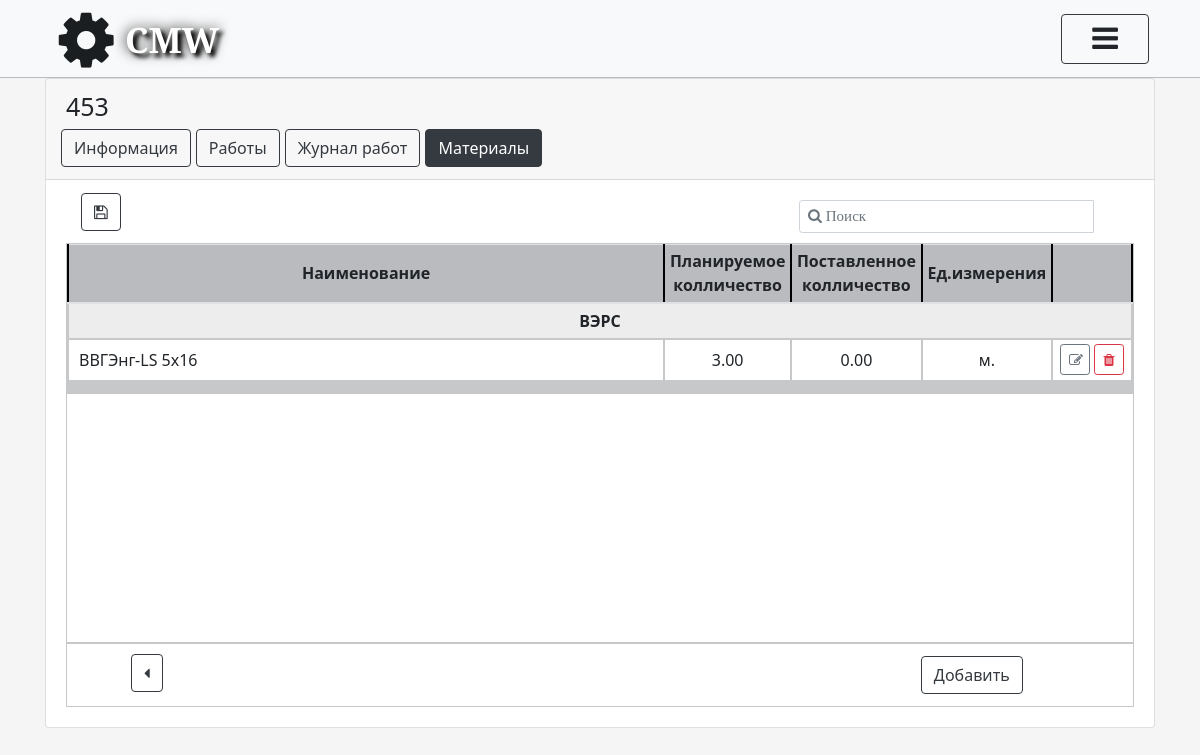
The app's page /projects/detail/2015-5986-1589274616/objects/453-1597247831/materials/plan/ (signed in) with its own data.
### object/models.py (models this page shows, shortened)
class Object(models.Model):
    Name_Object = models.CharField(max_length=500, verbose_name='Наименование объекта', unique=True)
    Adress_Object = models.TextField(verbose_name='Адрес', unique=True)
    NCH_General = models.DecimalField(verbose_name='Н/Ч общее', max_digits=6, decimal_places=2)
    NCH_Spent = models.DecimalField(default=0, verbose_name='Н/Ч затрачено', max_digits=6, decimal_places=2)
    NCH_Left = models.DecimalField(default=0, verbose_name='Н/Ч осталось', max_digits=6, decimal_places=2)
    Perform_proc = models.SmallIntegerField(default=0, verbose_name='Выполнено')
    ID_Project = models.ForeignKey(Project, on_delete=models.CASCADE, verbose_name='Проект')
    ID_Rukovoditel = models.ForeignKey(CustomUser, on_delete=models.CASCADE, verbose_name='Руководитель',
                                       related_name='Руководитель', blank=True, null=True)
    ID_Menedger = models.ForeignKey(CustomUser, on_delete=models.CASCADE, verbose_name='Менеджер',
                                    related_name='Менеджер', blank=True, null=True)
    ID_Ingener = models.ForeignKey(CustomUser, on_delete=models.CASCADE, verbose_name='Инженер',
                                   related_name='Инженер', blank=True, null=True)
    ID_Montazhnik = models.ForeignKey(CustomUser, on_delete=models.CASCADE, verbose_name='Старший_монтажник',
                                      related_name='Старший_монтажник', blank=True, null=True)
    FIO_zakazchika = models.CharField(max_length=500, verbose_name='ФИО заказчика', blank=True)
    Number_phone = models.CharField(max_length=20, verbose_name='Номер телефона заказчика', blank=True)
    Note = models.TextField(verbose_name='Примечание', blank=True)
    slug = models.SlugField(max_length=150, blank=True)
    class Meta:
        verbose_name = "Объект"
        verbose_name_plural = "Объекты"

### work/models.py (models this page shows, shortened)
class Groups(models.Model):
    name = models.CharField(max_length=200, verbose_name='Группа материалов и работ')
    class Meta:
        verbose_name = "Группа материалов и работ"
        verbose_name_plural = "Группы материалов и работ"
        ordering = ['name']

class Unit(models.Model):
    name = models.CharField(max_length=50, unique=True, verbose_name='Название ед.измерения')
    class Meta:
        verbose_name = "Ед.измерения"
        verbose_name_plural = "Ед.измерения"

### materials/models.py (models this page shows, shortened)
class PlanMaterials(models.Model):
    material = models.ForeignKey(Materials, on_delete=models.CASCADE, verbose_name='Материал')
    quantity_plan = models.DecimalField(verbose_name='Колличество (планируемое)', max_digits=8, decimal_places=2)
    quantity_delivered = models.DecimalField(verbose_name='Колличество (поставленное)', max_digits=8, decimal_places=2,
                                             default=0)
    name_object = models.ForeignKey(Object, on_delete=models.CASCADE, verbose_name='Название объекта')
    group = models.ForeignKey(Groups, on_delete=models.CASCADE, verbose_name='Название группы')
    class Meta:
        verbose_name = "Планируемые материалы"
        verbose_name_plural = "Планируемые материалы"
        ordering = ['material']

class Materials(models.Model):
    name = models.CharField(max_length=1000, verbose_name='Наименование материала')
    unit = models.ForeignKey(Unit, on_delete=models.CASCADE, verbose_name='Ед. измерения')
    class Meta:
        verbose_name = "Материалы"
        verbose_name_plural = "Материалы"
        ordering = ['name']

### materials/views.py (the view)
# urls.py: path('plan/', view_plan_materials, name="plan_materials_view"),
def view_plan_materials(request, slug_proj, slug):
    name_object = Object.objects.get(slug__iexact=slug)
    search_form = SearchPlanMaterialsForm()
    plan_material = PlanMaterials.objects.filter(name_object__slug__exact=slug)
    group = Groups.objects.all()
    plan_materials = {}
    for y in group:
        plan_materials[y.name] = PlanMaterials.objects.filter(group=y.id, name_object__slug__exact=slug)
    if not request.user.has_perm('materials.delete_planmaterials') and not request.user.has_perm(
            'materials.change_planmaterials'):
        return render(request, "materials/view.html",
                      {'object_list': name_object, 'plan_materials': plan_materials, 'search': search_form,
                       'slug': slug, 'slug_proj': slug_proj, 'error_perm': 'У вас недостаточно прав',
                       })
    return render(request, 'materials/view.html',
                  {'slug': slug, 'slug_proj': slug_proj, 'object_list': name_object,
                   'plan_materials': plan_materials,
                   'search': search_form, })

### materials/forms.py
class SearchPlanMaterialsForm(forms.ModelForm):
    q = forms.CharField(label=False, required=False, widget=forms.TextInput(
        attrs={'class': "form-control ", 'placeholder': 'Поиск '}))
    slug_o = forms.CharField(label=False, required=True, widget=forms.TextInput(
        attrs={'class': "form-control ", }))
    class Meta(object):
        model = PlanMaterials
        fields = ('q', 'slug_o')

### project/models.py (called while the page is built)
    def get_full_name(self):
        full_name = '%s %s %s' % (self.last_name, self.first_name, self.patronymic_name)
        return full_name.strip()

    def get_id_position(self):
        id_position = self.ID_Position
        return id_position

    def get_email(self):
        email = self.email
        return email

### templates/materials/view.html (shortened to what this page needs)
{% extends 'card_object.html' %}
{% load static %}
{% block add_style %}
    <link rel="stylesheet" href="{% static 'css/plan_work.css' %}">
    <link rel="stylesheet" href="{% static 'css/objects_table.css' %}">
    <link rel="stylesheet" href="{% static 'css/materials_view.css' %}">
{% endblock %}
{% block info %}
    {% if user.is_authenticated %}
        <div class="nav_object btns_materials">
            <ul class="nav nav-pills card-header-pills ">
                <li class="nav-item" style="margin-left: 70%;  width: 300px">
                    <form action="" method="post" id="search-form_plan_materials">
                        <div class="input-group input-group-sm input_search">
                            <input type="text" name="q" id="q" class="form-control empty" style="font-size: 15px"
                                   placeholder="&#xF002; Поиск">
                        </div>
                    </form>
                </li>
                   <li class="btn_download">
                            <a href="{% url 'object:materials:dowload_plan_materials' slug_proj slug %}"
                               class="btn btn-outline-dark">
                                <i class="fa fa-floppy-o" aria-hidden="true"></i></a>
                        </li>
            </ul>
        </div>
        <div class="zone_table_works posts">
            <table class="table table-sm ">
                <thead class="high">
                <tr>
                    <th scope="col" style=" vertical-align: middle" class="higher">Наименование</th>
                    <th scope="col" style="text-align: center; vertical-align: middle" class="higher">Планируемое
                        колличество
                    </th>
                    <th scope="col" style="text-align: center; vertical-align: middle" class="higher">Поставленное
                        колличество
                    </th>
                    <th scope="col" style="text-align: center; vertical-align: middle; " class="higher">Ед.измерения</th>
                    {% if not  error_perm %}
                        <th scope="col" style="text-align: center; vertical-align: middle" class="higher"></th>
                    {% endif %}
                </tr>
                </thead>
                <tbody>
                {% for key, value in plan_materials.items %}
                    {% if  value %}
                        <tr>
                            <td colspan="5"
                                style="text-align: center; vertical-align: middle; width: 50px; background-color: #ededed">
                                <b>{{ key }}</b></td>
                        </tr>
                    {% endif %}
                    {% for key2 in value %}
                        <tr>
                            <td style="text-align: left; padding-left: 10px; vertical-align: middle;">{{ key2.material.name }}</td>
                            <td style="text-align: center; vertical-align: middle; width: 50px">{{ key2.quantity_plan }}</td>
                            <td style="text-align: center; vertical-align: middle; width: 50px">{{ key2.quantity_delivered }}</td>
                            <td style="text-align: center; vertical-align: middle; width: 50px">{{ key2.material.unit.name }}</td>
                            {% if not  error_perm %}
                                <td style="width: 80px">
                                    <a class="btn btn-outline-secondary btn-sm mx-auto"
                                       style="width: 30px"
                                       id="btn_change_object"
                                       href="{% url 'object:materials:plan_materials_update' slug_proj=slug_proj slug=slug  pk=key2.pk %}">
                                        <i class="fa fa-pencil-square-o" aria-hidden="true"></i>
                                    </a>
                                    <a class="btn btn-outline-danger btn-sm mx-auto" style="width: 30px"
                                       id="btn_change_object"
                                       href="{% url 'object:materials:plan_materials_delete' slug_proj=slug_proj slug=slug  pk=key2.pk %}">
                                        <i class="fa fa-trash" aria-hidden="true"></i>
                                    </a>
                                </td>
                            {% endif %}
                        </tr>
                    {% endfor %}
                {% endfor %}
                <div class="foot">
                    <tr>
                        <td style="text-align: center; vertical-align: middle" class="footer"></td>
                        <td style="text-align: center; vertical-align: middle" class="footer"></td>
                        <td style="text-align: center; vertical-align: middle" class="footer"></td>
                        <td style="text-align: center; vertical-align: middle" class="footer"></td>
                        {% if not  error_perm %}
                            <td style="text-align: center; vertical-align: middle" class="footer"></td>
                        {% endif %}
                    </tr>
                </div>
                </tbody>
            </table>
        </div>
        <ul class="btn_control">
            <div id="btn_back">
                <a style='margin-top: 10px; margin-bottom: 10px'
                   href="{% url 'object:home' slug_proj %}"
                   class=" btn btn-outline-dark"><i
                        class="fa fa-caret-left" aria-hidden="true"></i></a>
            </div>
            {% if not  error_perm %}
            <li style="">
                <a class="btn btn-outline-dark" id="btn_add_object"
                   href="{% url 'object:materials:plan_materials_create' slug_proj slug %}">
                    Добавить
                </a>
            </li>
                {% endif %}
        </ul>
    {% else %}
        {% include 'registration/errorPage_auth.html' %}
    {% endif %}
{% endblock %}

### templates/card_object.html (shortened to what this page needs)
{% extends 'wrapper.html' %}
{% url 'object:detail' slug_proj slug as object_detail_url %}
{% load static %}
{% block entr %}
    <div class="card text-center">
        <div class="card-header">
            <div class="zag_name">
                <h3> {{ object_list.Name_Object }} </h3>
            </div>
            <div class="nav_object">
                <ul class="nav nav-pills card-header-pills btn_card">
                    <li class="nav-item ">
                        <a class=" btn btn-outline-dark {% if request.resolver_match.url_name == "detail" or request.resolver_match.url_name == "documents_view" or request.resolver_match.url_name == "documents_delete"%}active{% endif %}"
                           id="btn_add_object"
                           href="{% url 'object:detail'  slug_proj slug %}">
                            Информация
                        </a>
                    </li>
                    <li class="nav-item ">
                        <a class="btn btn-outline-dark "
                           id="btn_add_object"
                           href="{% url 'work:plan_work'  slug_proj slug %}">
                            Работы
                        </a>
                    </li>
                    <li class="nav-item">
                        <a class="btn btn-outline-dark "
                           id="btn_add_object"
                           href="{% url 'work:complete_work' slug_proj slug %}">
                            Журнал работ
                        </a>
                    </li>
                    <li class="nav-item">
                        <a class="btn btn-outline-dark {% if request.resolver_match.url_name == "plan_materials_view" or request.resolver_match.url_name == "plan_materials_create" or request.resolver_match.url_name == "plan_materials_delete" or request.resolver_match.url_name == "plan_materials_update" %}active{% endif %}"
                           id="btn_add_object"
                           href="{% url 'object:materials:plan_materials_view'  slug_proj slug %}">
                            Материалы
                        </a></li>
                </ul>
            </div>
        </div>
        <div class="card-body">
            {% block info %}
            {% endblock %}
        </div>
    </div>
{% endblock %}

### static/staticfiles/css/autorize.css (style rules this page uses)
body { font-family: Noto Sans, sans-serif; background-color: #f5f5f5; padding: 0; margin: 0; }
ul, li { margin: 0; padding: 0; display: block; }
.high { text-align: center; }

### static/staticfiles/css/projects_table.css (style rules this page uses)
table { width: 1050px; }
.zone_table_works { overflow-y: scroll; height: 400px; border: #c6c8ca solid 1px; background-color: white; width: auto; }
thead th { background: white; }
th { border: #c6c8ca solid 2px; }
td { border-bottom: #c6c8ca solid 2px; border-left: #c6c8ca solid 2px; border-right: #c6c8ca solid 2px; }
a { text-decoration: none; color: #1b1e21; }

### static/css/media_card_of_object.css (style rules this page uses)
@media screen and (min-width: 575px) { .btn_download { margin-top: -40px; } }
@media screen and (min-width: 575px) { .btn_control li { padding-left: 60% } }
@media screen and (min-width: 770px) { .btn_download { margin-top: -40px; } }
@media screen and (min-width: 770px) { .input_search { margin-left: -10%; } }
@media screen and (min-width: 770px) { .btn_control li { padding-left: 70% } }

### static/staticfiles/css/plan_work.css (style rules this page uses)
.higher { position: sticky; top: -1px; min-height: 5em; background: #b9bbbe; outline: none; position: -webkit-sticky; border-top: none; border-color: black; z-index: 5; }
.high { margin: 0; padding: 0; top: -1px; outline: none; }
.footer { position: sticky; bottom: -2px; min-height: 5em; background: #c6c8ca; }
.zag_name h3 { text-align: left; font-size: 25px; }
.nav_object li { padding-left: 5px; }

### static/staticfiles/css/objects_table.css (style rules this page uses)
.btn_control { display: flex; border: #c6c8ca solid 1px; background-color: white; }
.btn_control li { margin: 12px; }
h3 { font-size: 22px; }
#btn_back { padding-left: 6%; }

### static/staticfiles/css/materials_view.css (style rules this page uses)
.btns_materials { padding-bottom: 10px ; padding-left: 20px; }
input.empty { font-family: FontAwesome; font-style: normal; font-weight: normal; }
.empty { font-size: 28px; }

### records on screen
Object: Name_Object "453"
Groups: plan_materials "ВЭРС"
PlanMaterials: material.name "ВВГЭнг-LS 5х16", quantity_plan "3.00", quantity_delivered "0.00", material.unit.name "м."
